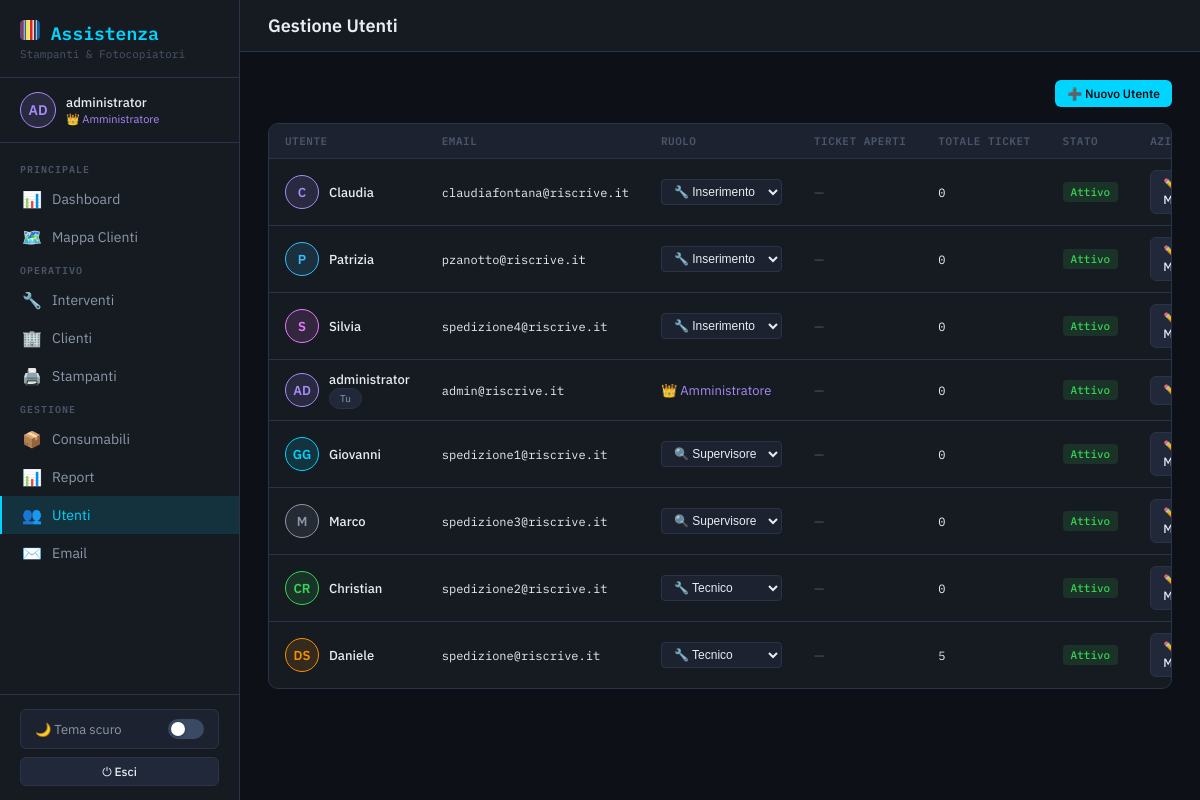
The page /pages/users.php (signed in) on the database its author committed.
### tables this page shows
CREATE TABLE `users` (
  `id` int(11) NOT NULL,
  `name` varchar(100) NOT NULL,
  `email` varchar(150) NOT NULL,
  `password` varchar(255) NOT NULL,
  `role` enum('admin','supervisor','tech','viewer','insert') NOT NULL DEFAULT 'tech',
  `avatar` varchar(4) NOT NULL DEFAULT 'US',
  `color` varchar(10) NOT NULL DEFAULT '#00d4ff',
  `notify_email` tinyint(1) NOT NULL DEFAULT 1,
  `active` tinyint(1) NOT NULL DEFAULT 1,
  `created_at` datetime NOT NULL DEFAULT current_timestamp(),
  `updated_at` datetime NOT NULL DEFAULT current_timestamp() ON UPDATE current_timestamp()
);

### includes/auth.php (called while the page is built, shortened)
<?php
function current_user(): ?array {
    return $_SESSION['user'] ?? null;
}

### includes/helpers.php (called while the page is built, shortened)
<?php
function h(mixed $v): string {
    return htmlspecialchars((string)($v ?? ''), ENT_QUOTES | ENT_SUBSTITUTE, 'UTF-8');
}

### pages/users.php (the view, shortened to what this page needs)
<?php
require_once __DIR__ . '/../includes/layout.php';
$db = db();
$me = current_user();
$users = $db->query("SELECT u.*, (SELECT COUNT(*) FROM tickets t WHERE t.tech_id=u.id AND t.status!='closed') AS open_tickets, (SELECT COUNT(*) FROM tickets t WHERE t.tech_id=u.id) AS total_tickets FROM users u ORDER BY u.active DESC, FIELD(u.role,'admin','supervisor','tech','viewer'), u.name")->fetchAll();
$roleMeta = ['admin'=>['👑','#a78bfa','Amministratore'],'supervisor'=>['🔍','#00d4ff','Supervisore'],'tech'=>['🔧','#39d353','Tecnico'],'viewer'=>['👁','#8b98a8','Visualizzatore'],'insert'=>['🔧','#00d4ff','Inserimento']];
$editId   = isset($_GET['edit']) ? (int)$_GET['edit'] : 0;
layout_header('Gestione Utenti','users');
?>
<div style="display:flex;justify-content:flex-end;margin-bottom:16px">
  <button class="btn btn-primary btn-sm" onclick="document.getElementById('create-form').classList.toggle('hidden')">➕ Nuovo Utente</button>
</div>
<div class="table-wrap">
  <table>
    <thead><tr><th>Utente</th><th>Email</th><th>Ruolo</th><th>Ticket aperti</th><th>Totale ticket</th><th>Stato</th><th>Azioni</th></tr></thead>
    <tbody>
      <?php foreach($users as $u):
        $rm = $roleMeta[$u['role']] ?? ['•','#8b98a8',$u['role']];
        $isEditing = ($editId === (int)$u['id']);
      ?>
      <tr style="<?= !$u['active']?'opacity:.5;':'' ?><?= $isEditing?'background:var(--accent-dim);':'' ?>">
        <td>
          <div style="display:flex;align-items:center;gap:10px">
            <div style="width:34px;height:34px;border-radius:50%;background:<?= h($u['color']) ?>22;color:<?= h($u['color']) ?>;border:1.5px solid <?= h($u['color']) ?>;display:flex;align-items:center;justify-content:center;font-size:13px;font-weight:600;flex-shrink:0"><?= h($u['avatar']) ?></div>
            <div>
              <div style="font-weight:500"><?= h($u['name']) ?></div>
              <?php if ($u['id']==$me['id']): ?><span class="chip" style="font-size:10px">Tu</span><?php endif; ?>
            </div>
          </div>
        </td>
        <td style="font-family:var(--mono);font-size:12px"><?= h($u['email']) ?></td>
        <td>
          <?php if ($u['id']!=$me['id']): ?>
          <form method="POST" style="display:inline">
            <select name="role" onchange="this.form.submit()" style="background:var(--surface2);border:1px solid var(--border);color:var(--text);padding:4px 8px;border-radius:4px;font-size:12px;cursor:pointer">
              <option value="supervisor" <?= $u['role']==='supervisor'?'selected':'' ?>>🔍 Supervisore</option>
              <option value="tech"       <?= $u['role']==='tech'?'selected':'' ?>>🔧 Tecnico</option>
			  <option value="insert"     <?= $u['role']==='insert'?'selected':'' ?>>🔧 Inserimento</option>
            </select>
          </form>
          <?php else: ?>
          <span style="color:<?= $rm[1] ?>;font-size:13px"><?= $rm[0].' '.$rm[2] ?></span>
          <?php endif; ?>
        </td>
        <td><?= $u['open_tickets']>0 ? '<span class="badge badge-open">'.$u['open_tickets'].'</span>' : '<span style="color:var(--text3)">—</span>' ?></td>
        <td style="font-family:var(--mono);font-size:12px"><?= $u['total_tickets'] ?></td>
        <td><span class="badge <?= $u['active']?'badge-closed':'badge-urgent' ?>"><?= $u['active']?'Attivo':'Inattivo' ?></span></td>
        <td>
          <div class="td-actions">
            <a href="?edit=<?= $u['id'] ?>"
               class="btn btn-secondary btn-sm"
               style="<?= $isEditing?'background:var(--accent-dim);border-color:var(--accent);color:var(--accent)':'' ?>"
               title="Modifica dati utente">✏️ Modifica</a>
          </div>
        </td>
      </tr>
      <?php endforeach; ?>
    </tbody>
  </table>
</div>
<?php layout_footer(); ?>

### includes/layout.php (shortened to what this page needs)
<?php
require_once __DIR__ . '/auth.php';
require_once __DIR__ . '/helpers.php';
function layout_header(string $title = 'TechCopy', string $active = ''): void {
    $user      = current_user();
    $roleMeta = match($user['role'] ?? '') {
        'admin'      => ['👑', '#a78bfa', 'Amministratore'],
        'supervisor' => ['🔍', '#00d4ff', 'Supervisore'],
        'tech'       => ['🔧', '#39d353', 'Tecnico'],
        'viewer'     => ['👁', '#8b98a8', 'Visualizzatore'],
		'insert'     => ['🔧', '#00d4ff', 'Inserimento'],
        default      => ['•',  '#8b98a8', ''],
    };
?>
<!DOCTYPE html>
<html lang="it">
<head>
<link rel="stylesheet" href="/techcopy/assets/css/style.css">
</head>
<body>
<div class="app">
  <aside class="sidebar" id="sidebar">
    <div class="sidebar-logo">
      <h2><img src="/techcopy/assets/img/favicon.png" width="20" height="20"> Assistenza</h2>
      <p>Stampanti &amp; Fotocopiatori</p>
    </div>
    <?php if ($user): ?>
    <div class="sidebar-user">
      <div class="avatar" style="background:<?= h($user['color']) ?>22;color:<?= h($user['color']) ?>;border:1.5px solid <?= h($user['color']) ?>"><?= h($user['avatar']) ?></div>
      <div class="info">
        <div class="name"><?= h($user['name']) ?></div>
        <div class="role" style="color:<?= $roleMeta[1] ?>;font-size:11px"><?= $roleMeta[0] ?> <?= $roleMeta[2] ?></div>
      </div>
    </div>
    <?php endif; ?>
    <nav class="sidebar-nav">
      <div class="nav-section">Principale</div>
      <a href="/techcopy/index.php"              class="nav-item <?= $active==='dashboard'?'active':'' ?>"><span class="icon">📊</span> Dashboard</a>
      <a href="/techcopy/pages/map.php"          class="nav-item <?= $active==='map'?'active':'' ?>"><span class="icon">🗺️</span> Mappa Clienti</a>
      <div class="nav-section">Operativo</div>
      <a href="/techcopy/pages/tickets.php"      class="nav-item <?= $active==='tickets'?'active':'' ?>">
        <span class="icon">🔧</span> Interventi
      </a>
      <a href="/techcopy/pages/clients.php"      class="nav-item <?= $active==='clients'?'active':'' ?>"><span class="icon">🏢</span> Clienti</a>
      <a href="/techcopy/pages/printers.php"     class="nav-item <?= $active==='printers'?'active':'' ?>"><span class="icon">🖨️</span> Stampanti</a>
      <div class="nav-section">Gestione</div>
      <a href="/techcopy/pages/consumables.php"  class="nav-item <?= $active==='consumables'?'active':'' ?>">
        <span class="icon">📦</span> Consumabili
      </a>
      <a href="/techcopy/pages/reports.php"      class="nav-item <?= $active==='reports'?'active':'' ?>"><span class="icon">📊</span> Report</a>
      <?php if ($user && $user['role'] === 'admin'): ?>
      <a href="/techcopy/pages/users.php"        class="nav-item <?= $active==='users'?'active':'' ?>"><span class="icon">👥</span> Utenti</a>
	  <a href="/techcopy/pages/settings.php"     class="nav-item <?= $active==='settings'?'active':'' ?>"><span class="icon">✉️</span> Email</a>
      <?php endif; ?>
    </nav>
    <div class="sidebar-footer">
      <button class="theme-toggle" onclick="toggleTheme()" id="theme-btn">
        <span id="theme-label">🌙 Tema scuro</span>
        <div class="toggle-track"><div class="toggle-knob"></div></div>
      </button>
      <div style="height:8px"></div>
      <a href="/techcopy/logout.php" class="btn btn-secondary btn-full btn-sm">⏻ Esci</a>
    </div>
  </aside>
  <div class="main">
    <div class="topbar">
      <h3><?= h($title) ?></h3>
    </div>
    <div class="page">
<?php
}
function layout_footer(): void {
?>
    </div>
  </div>
</div>
</body>
</html>
<?php
}

### rows shown on the page
users: avatar "AD", name "administrator", role "👑", role "Amministratore", shows "Tu", email "admin@riscrive.it", total_tickets "0", active "Attivo"
users: avatar "C", name "Claudia", email "claudiafontana@riscrive.it", role "🔧 Inserimento", total_tickets "0", active "Attivo"
users: avatar "P", name "Patrizia", email "pzanotto@riscrive.it", role "🔧 Inserimento", total_tickets "0", active "Attivo"
users: avatar "S", name "Silvia", email "spedizione4@riscrive.it", role "🔧 Inserimento", total_tickets "0", active "Attivo"
users: avatar "GG", name "Giovanni", email "spedizione1@riscrive.it", role "🔍 Supervisore", total_tickets "0", active "Attivo"
users: avatar "M", name "Marco", email "spedizione3@riscrive.it", role "🔍 Supervisore", total_tickets "0", active "Attivo"
users: avatar "CR", name "Christian", email "spedizione2@riscrive.it", role "🔧 Tecnico", total_tickets "0", active "Attivo"
users: avatar "DS", name "Daniele", email "spedizione@riscrive.it", role "🔧 Tecnico", total_tickets "5", active "Attivo"

### other values the page prints
$title "Gestione Utenti"
